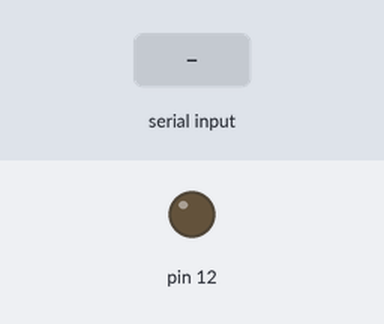
The sketch below on a simulated Arduino Uno, built with avr-gcc and run on an emulated ATmega328P. Shown: output pins drawn as LEDs (lit = HIGH). The test bench sets the inputs (shaded band).

Above: at 1.2 s.
1.3 s: "1" received over the second serial link
At 2.1 s:
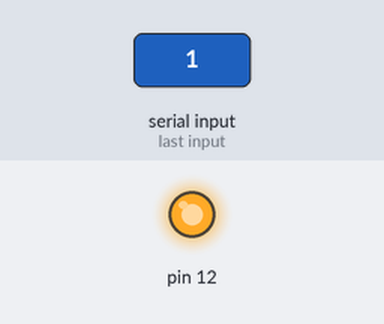
2.8 s: "0" received over the second serial link
At 3.2 s:
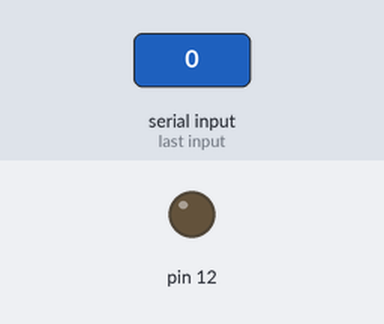
Timing chart, 0 to 5.8 s (numbered marks = the images above; inputs shaded):
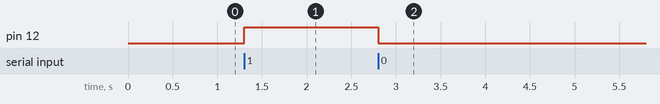

Measured:
- after the input at 1.3 s, pin 12: LOW → HIGH at once
- after the input at 2.8 s, pin 12: HIGH → LOW at once

The sketch:

recv.ino
```cpp
#include<SoftwareSerial.h>
char incomingbyte;
SoftwareSerial aBluetooth(10,11);
int x=1;
void setup() {
  Serial.begin(38400);
  aBluetooth.begin(38400);
  pinMode(12,OUTPUT);
}

void loop() {
  if(aBluetooth.available()){
    incomingbyte=aBluetooth.read();


    //Serial.println(incomingbyte);
    if(incomingbyte=='0' ){
      digitalWrite(12,LOW);
      }
    else if(incomingbyte=='1'){
      digitalWrite(12,HIGH);
      }
    }

}
```
